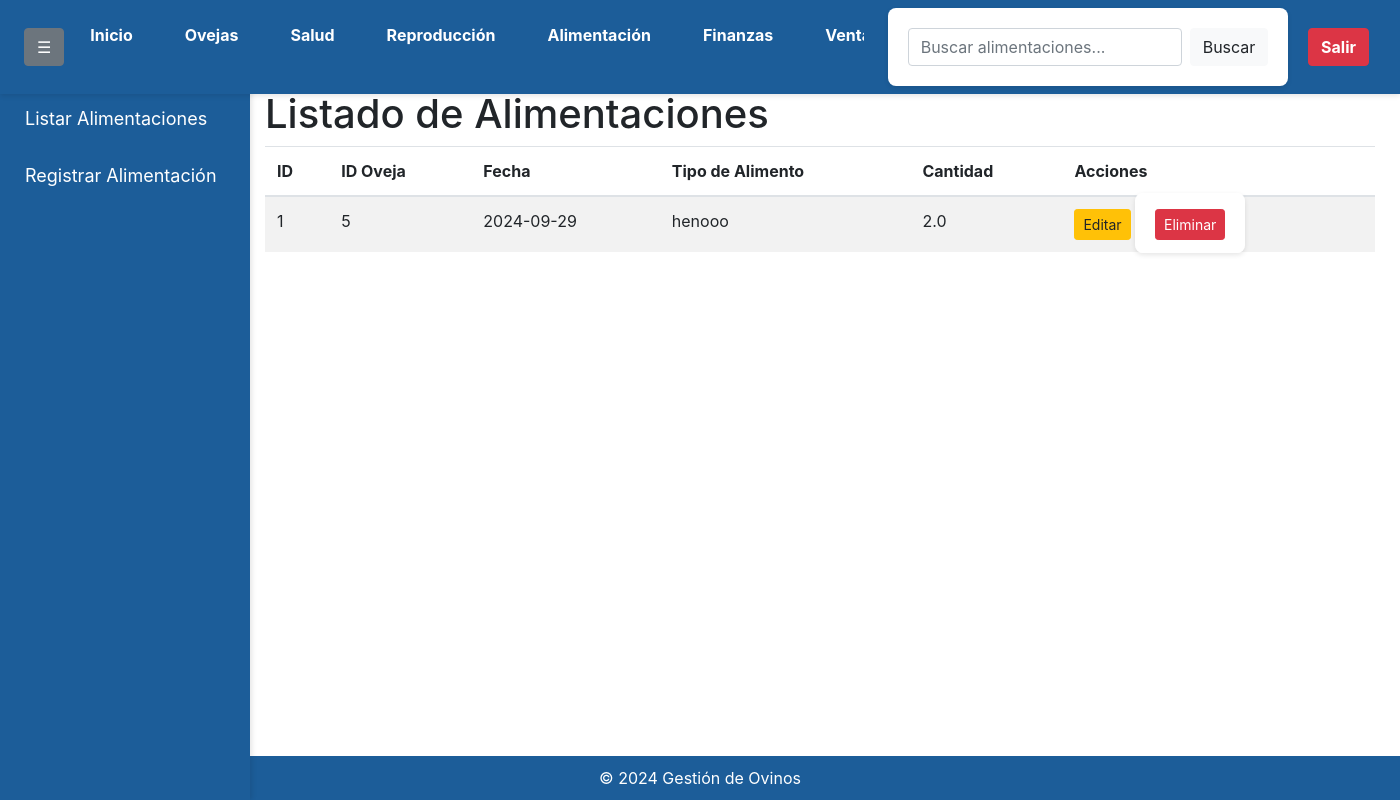
Page /listar_alimentacion (signed in) on the committed database.
### app/models.py (models this page shows)
class Alimentacion(db.Model):
    id = db.Column(db.Integer, primary_key=True)
    id_oveja = db.Column(db.Integer, db.ForeignKey('oveja.id'), nullable=False)
    fecha = db.Column(db.Date, nullable=False)
    tipo_alimento = db.Column(db.String(100), nullable=False)
    cantidad = db.Column(db.Float, nullable=False)
    user_id = db.Column(db.Integer, db.ForeignKey('user.id'), nullable=False)
    oveja = db.relationship('Oveja', backref='alimentaciones')
    user = db.relationship('User', backref='alimentaciones')

### app/routes.py (the view)
@app.route('/listar_alimentacion')
@login_required
def listar_alimentacion():
    search_query = request.args.get('search', '')  # Obtener el término de búsqueda desde la solicitud
    if search_query:
        alimentaciones = Alimentacion.query.filter(
            (Alimentacion.tipo_alimento.contains(search_query)) |
            (Alimentacion.fecha.contains(search_query)) |
            (Alimentacion.cantidad.contains(search_query)) |
            (Oveja.nombre.contains(search_query))  # Filtrar por nombre de la oveja también
        ).join(Oveja).filter(Alimentacion.user_id == current_user.id).all()  # Solo alimentaciones del usuario actual
    else:
        alimentaciones = Alimentacion.query.filter_by(user_id=current_user.id).all()
    return render_template('listar_alimentacion.html', alimentaciones=alimentaciones, search_query=search_query)

### app/__init__.py (called while the page is built)
@login_manager.user_loader
def load_user(user_id):
    return User.query.get(int(user_id))

### app/templates/listar_alimentacion.html (shortened to what this page needs)
<!DOCTYPE html>
<html lang="es">
<head>
    <link rel="stylesheet" href="{{ url_for('static', filename='styles.css') }}">
    <link rel="stylesheet" href="https://maxcdn.bootstrapcdn.com/bootstrap/4.5.2/css/bootstrap.min.css">
</head>
<body>
    <nav class="navbar navbar-expand-lg navbar-light" style="background-color: #1c5d99;">
        <div class="collapse navbar-collapse" id="navbarNav">
            <button class="btn btn-secondary ml-2" id="toggleSidebar">☰</button>
            <ul class="navbar-nav mr-auto">
                <li class="nav-item">
                    <a class="nav-link text-white" href="{{ url_for('index') }}">Inicio</a>
                </li>
                <li class="nav-item">
                    <a class="nav-link text-white" href="{{ url_for('oveja') }}">Ovejas</a>
                </li>
                <li class="nav-item">
                    <a class="nav-link text-white" href="{{ url_for('salud') }}">Salud</a>
                </li>
                <li class="nav-item">
                    <a class="nav-link text-white" href="{{ url_for('reproduccion') }}">Reproducción</a>
                </li>
                <li class="nav-item">
                    <a class="nav-link text-white" href="{{ url_for('alimentacion') }}">Alimentación</a>
                </li>
                <li class="nav-item">
                    <a class="nav-link text-white" href="{{ url_for('finanzas') }}">Finanzas</a>
                </li>
                <li class="nav-item">
                    <a class="nav-link text-white" href="{{ url_for('venta') }}">Ventas</a>
                </li>
            </ul>
            <form class="form-inline my-2 my-lg-0" method="GET" action="{{ url_for('listar_alimentacion') }}">
                <input class="form-control mr-sm-2" type="search" name="search" placeholder="Buscar alimentaciones..." aria-label="Search" value="{{ request.args.get('search', '') }}">
                <button class="btn btn-light my-2 my-sm-0" type="submit">Buscar</button>
            </form>
            <a href="{{ url_for('logout') }}" class="btn btn-danger ml-2">Salir</a>
        </div>
    </nav>
    <div class="sidebar" id="sidebar">
        <ul class="nav flex-column">
            <li class="nav-item">
                <a class="nav-link text-white" href="{{ url_for('listar_alimentacion') }}">Listar Alimentaciones</a>
            </li>
            <li class="nav-item">
                <a class="nav-link text-white" href="{{ url_for('registrar_alimentacion') }}">Registrar Alimentación</a>
            </li>
        </ul>
    </div>
    <div class="container mt-3">
        <h1 style="margin-top: 70px;">Listado de Alimentaciones</h1>
        <table class="table table-striped">
            <thead>
                <tr>
                    <th>ID</th>
                    <th>ID Oveja</th>
                    <th>Fecha</th>
                    <th>Tipo de Alimento</th>
                    <th>Cantidad</th>
                    <th>Acciones</th>
                </tr>
            </thead>
            <tbody>
                {% for alimentacion in alimentaciones %}
                    <tr>
                        <td>{{ alimentacion.id }}</td>
                        <td>{{ alimentacion.id_oveja }}</td>
                        <td>{{ alimentacion.fecha }}</td>
                        <td>{{ alimentacion.tipo_alimento }}</td>
                        <td>{{ alimentacion.cantidad }}</td>
                        <td>
                            <a href="{{ url_for('editar_alimentacion', id=alimentacion.id) }}" class="btn btn-warning btn-sm">Editar</a>
                            <form action="{{ url_for('eliminar_alimentacion', id=alimentacion.id) }}" method="POST" style="display:inline;">
                                <button type="submit" class="btn btn-danger btn-sm" onclick="return confirm('¿Estás seguro de que deseas eliminar esta alimentación?');">Eliminar</button>
                            </form>
                        </td>
                    </tr>
                {% endfor %}
            </tbody>
        </table>
    </div>
    <footer class="text-center mt-4">
        &copy; 2024 Gestión de Ovinos
    </footer>
</body>
</html>

### app/static/styles.css (style rules this page uses)
body { font-family: 'Arial', sans-serif; background-color: #f0f2f5; color: #333; margin: 0; padding: 0; padding-top: 20px; }
.navbar { background-color: #1c5d99; padding: 10px 20px; text-align: center; box-shadow: 0 2px 5px rgba(0, 0, 0, 0.1); position: fixed; top: 0; left: 0; width: 100%; z-index: 1000; }
.navbar a { color: #ffffff; text-decoration: none; margin: 0 15px; font-weight: bold; }
.sidebar { height: calc(100vh - 35px); width: 250px; position: fixed; top: 35px; right: 0; background-color: #1c5d99; padding-top: 20px; box-shadow: 2px 0 5px rgba(0, 0, 0, 0.1); overflow-y: auto; z-index: 900; }
.sidebar a { padding: 15px 25px; text-decoration: none; font-size: 18px; color: #ffffff; display: block; transition: 0.3s; }
form { max-width: 500px; margin: 20px auto; padding: 20px; background-color: #ffffff; border-radius: 8px; box-shadow: 0 2px 5px rgba(0, 0, 0, 0.1); }
.btn { display: inline-block; padding: 10px 15px; background-color: #1c5d99; color: white; text-decoration: none; border-radius: 5px; font-weight: bold; text-align: center; }
footer { background-color: #1c5d99; color: white; text-align: center; padding: 10px; position: fixed; bottom: 0; width: calc(100%); right: 0; z-index: 850; }

### app/templates/listar_alimentacion.html (style rules this page uses)
.sidebar { height: calc(100% - 70px); width: 250px; position: fixed; top: 70px; left: 0; background-color: #1c5d99; transition: margin-left 0.3s; }
.container { margin-left: 250px; transition: margin-left 0.3s; }
.navbar { padding: 0.5rem 0.5rem; position: fixed; width: 100%; z-index: 1000; }
.navbar-nav .nav-item { margin: 0 3px; }
.navbar { padding: 0.5rem 1rem; }
.navbar-nav { max-width: 800px; overflow-x: auto; }

### rows in the picture
Alimentacion: id "1", id_oveja "5", fecha "2024-09-29", tipo_alimento "henooo", cantidad "2.0"
